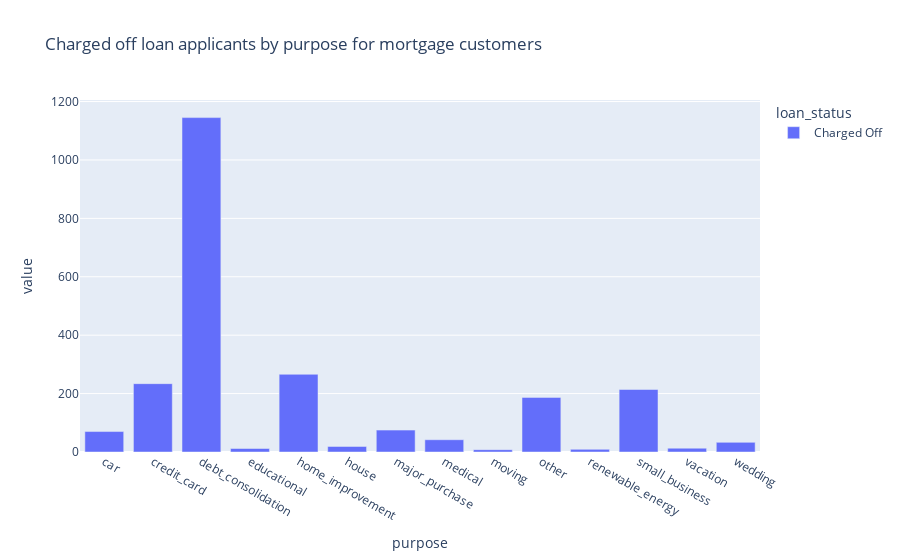

Source (notebook cell):
### Code cell
fig = px.bar(df_home_mortgage_purpose, title='Charged off loan applicants by purpose for mortgage customers')
fig.show()

### Figure 1 — Plotly figure (JSON) as saved in the notebook; plotly's stock layout.template omitted (floating-point values rounded to 4 significant figures)
{"data": [{"alignmentgroup": "True", "hovertemplate": "loan_status=Charged Off<br>purpose=%{x}<br>value=%{y}<extra></extra>", "legendgroup": "Charged Off", "marker": {"color": "#636efa", "pattern": {"shape": ""}}, "name": "Charged Off", "offsetgroup": "Charged Off", "orientation": "v", "showlegend": true, "textposition": "auto", "type": "bar", "x": ["car", "credit_card", "debt_consolidation", "educational", "home_improvement", "house", "major_purchase", "medical", "moving", "other", "renewable_energy", "small_business", "vacation", "wedding"], "xaxis": "x", "y": [70, 234, 1145, 12, 266, 19, 75, 42, 8, 187, 9, 214, 13, 33], "yaxis": "y"}], "layout": {"barmode": "relative", "legend": {"title": {"text": "loan_status"}, "tracegroupgap": 0}, "title": {"text": "Charged off loan applicants by purpose for mortgage customers"}, "xaxis": {"anchor": "y", "domain": [0, 1], "title": {"text": "purpose"}}, "yaxis": {"anchor": "x", "domain": [0, 1], "title": {"text": "value"}}}}
